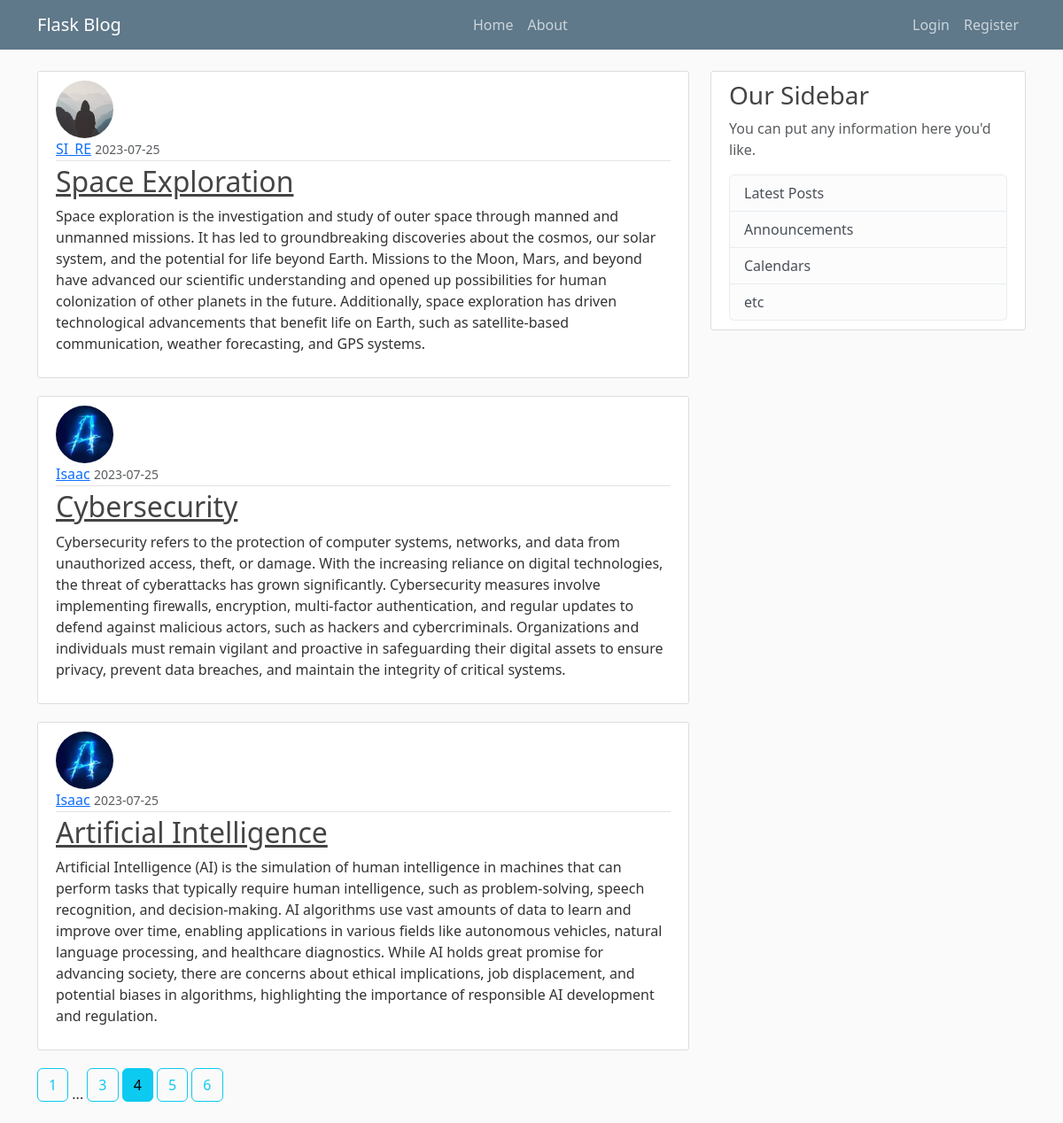
/home?page=4, run on the app's committed database.
### FlaskBlog/models.py (models this page shows, shortened)
class Post(db.Model):
    id = db.Column(db.Integer, primary_key=True)
    title = db.Column(db.String(100), nullable=False)
    date_posted = db.Column(db.DateTime, nullable=False, default=datetime.utcnow)
    content = db.Column(db.Text, nullable=False)
    user_id = db.Column(db.Integer, db.ForeignKey('user.id'), nullable=False)

class User(db.Model, UserMixin):
    id = db.Column(db.Integer, primary_key=True)
    username = db.Column(db.String(20), unique=True, nullable=False)
    email = db.Column(db.String(120), unique=True, nullable=False)
    image_file = db.Column(db.String(20), nullable=False, default='default.jpg')
    password = db.Column(db.String(60), nullable=False)
    posts = db.relationship('Post', backref='author', lazy=True)

### FlaskBlog/routes.py (the view)
@app.route("/")
@app.route("/home")
def home():
    page = request.args.get('page', 1, type=int)
    post = Post.query.order_by(Post.date_posted.desc()).paginate(page=page, per_page=3)
    return render_template('home.html', posts=post)

### FlaskBlog/templates/home.html
{% extends "layout.html" %}
{% block content %}
    {% for post in posts.items %}
        <article class="media content-section">
          <img class="rounded-circle article-img" src="{{ url_for('static', filename='profile_pic/' + post.author.image_file) }}">
          <div class="media-body">
            <div class="article-metadata">
              <a class="mr-2" href="{{ url_for('user_post', username=post.author.username) }}">{{ post.author.username }}</a>
              <small class="text-muted">{{ post.date_posted.strftime('%Y-%m-%d') }}</small>
            </div>
            <h2><a class="article-title" href="{{ url_for('post', post_id=post.id) }}">{{ post.title }}</a></h2>
            <p class="article-content">{{ post.content }}</p>
          </div>
        </article>
    {% endfor %}
    {% for page_num in posts.iter_pages(left_edge=1, right_edge=1, left_current=1, right_current=2) %}
      {% if page_num %}
        {% if posts.page == page_num %}
          <a class="btn btn-info mb-4" href="{{ url_for('home', page=page_num) }}">{{ page_num }}</a>
        {% else %}
          <a class="btn btn-outline-info mb-4" href="{{ url_for('home', page=page_num) }}">{{ page_num }}</a>
        {% endif %}
      {% else %}
        ...
      {% endif %}
    {% endfor %}
{% endblock content %}

### FlaskBlog/static/main.css (style rules this page uses)
body { background: #fafafa; color: #333333; margin-top: 5rem; }
h1, h2, h3, h4, h5, h6 { color: #444444; }
.content-section { background: #ffffff; padding: 10px 20px; border: 1px solid #dddddd; border-radius: 3px; margin-bottom: 20px; }
.article-title { color: #444444; }
.article-content { white-space: pre-line; }
.article-img { height: 65px; width: 65px; margin-right: 16px; }
.article-metadata { padding-bottom: 1px; margin-bottom: 4px; border-bottom: 1px solid #e3e3e3 }

### data on the page
Post: image_file (placeholder picture), author.username "SI_RE", date_posted "2023-07-25", title "Space Exploration", content "Space exploration is the investigation and study of outer space through manned and unmanned missions. It has led to groundbreaking discoveries about the cosmos, our solar system, and the potential for life beyond Earth. Missions to the Moon, Mars, and beyond have advanced our scientific understanding and opened up possibilities for human colonization of other planets in the future. Additionally, space exploration has driven technological advancements that benefit life on Earth, such as satellite-based communication, weather forecasting, and GPS systems."
Post: image_file (picture), author.username "Isaac", date_posted "2023-07-25", title "Cybersecurity", content "Cybersecurity refers to the protection of computer systems, networks, and data from unauthorized access, theft, or damage. With the increasing reliance on digital technologies, the threat of cyberattacks has grown significantly. Cybersecurity measures involve implementing firewalls, encryption, multi-factor authentication, and regular updates to defend against malicious actors, such as hackers and cybercriminals. Organizations and individuals must remain vigilant and proactive in safeguarding their digital assets to ensure privacy, prevent data breaches, and maintain the integrity of critical systems."
Post: image_file (picture), author.username "Isaac", date_posted "2023-07-25", title "Artificial Intelligence", content "Artificial Intelligence (AI) is the simulation of human intelligence in machines that can perform tasks that typically require human intelligence, such as problem-solving, speech recognition, and decision-making. AI algorithms use vast amounts of data to learn and improve over time, enabling applications in various fields like autonomous vehicles, natural language processing, and healthcare diagnostics. While AI holds great promise for advancing society, there are concerns about ethical implications, job displacement, and potential biases in algorithms, highlighting the importance of responsible AI development and regulation."

### other printed values
{{ page_num }} "1" "3" "5" "6"
{{ page_num }} "4"
